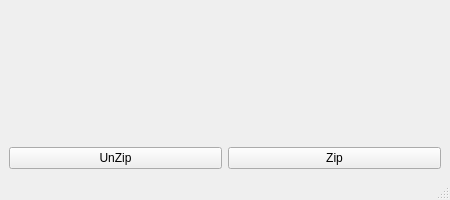
<?xml version="1.0" encoding="UTF-8"?>
<ui version="4.0">
 <class>MainWindow</class>
 <widget class="QMainWindow" name="MainWindow">
  <property name="geometry">
   <rect>
    <x>0</x>
    <y>0</y>
    <width>450</width>
    <height>200</height>
   </rect>
  </property>
  <property name="windowTitle">
   <string>Zipped</string>
  </property>
  <widget class="QWidget" name="centralwidget">
   <layout class="QVBoxLayout" name="verticalLayout_2">
    <item>
     <widget class="QLabel" name="label">
      <property name="text">
       <string/>
      </property>
     </widget>
    </item>
    <item>
     <layout class="QHBoxLayout" name="horizontalLayout">
      <item>
       <widget class="QPushButton" name="pushButton_2">
        <property name="text">
         <string>UnZip</string>
        </property>
       </widget>
      </item>
      <item>
       <widget class="QPushButton" name="pushButton">
        <property name="text">
         <string>Zip</string>
        </property>
       </widget>
      </item>
     </layout>
    </item>
   </layout>
  </widget>
  <widget class="QMenuBar" name="menubar">
   <property name="geometry">
    <rect>
     <x>0</x>
     <y>0</y>
     <width>450</width>
     <height>21</height>
    </rect>
   </property>
  </widget>
  <widget class="QStatusBar" name="statusbar"/>
 </widget>
 <resources/>
 <connections/>
</ui>
